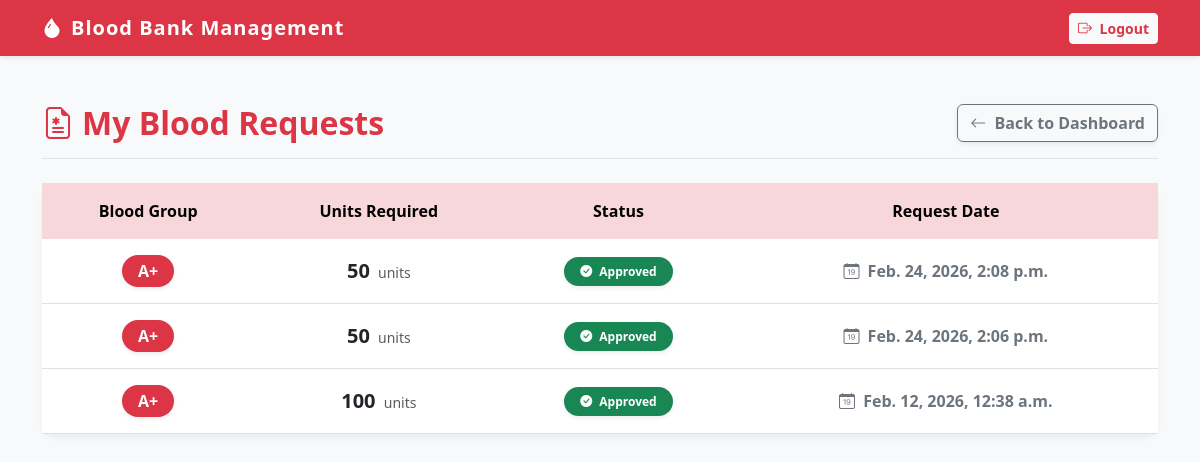
Page /requests/my-requests/ (signed in) on the earlier database version.
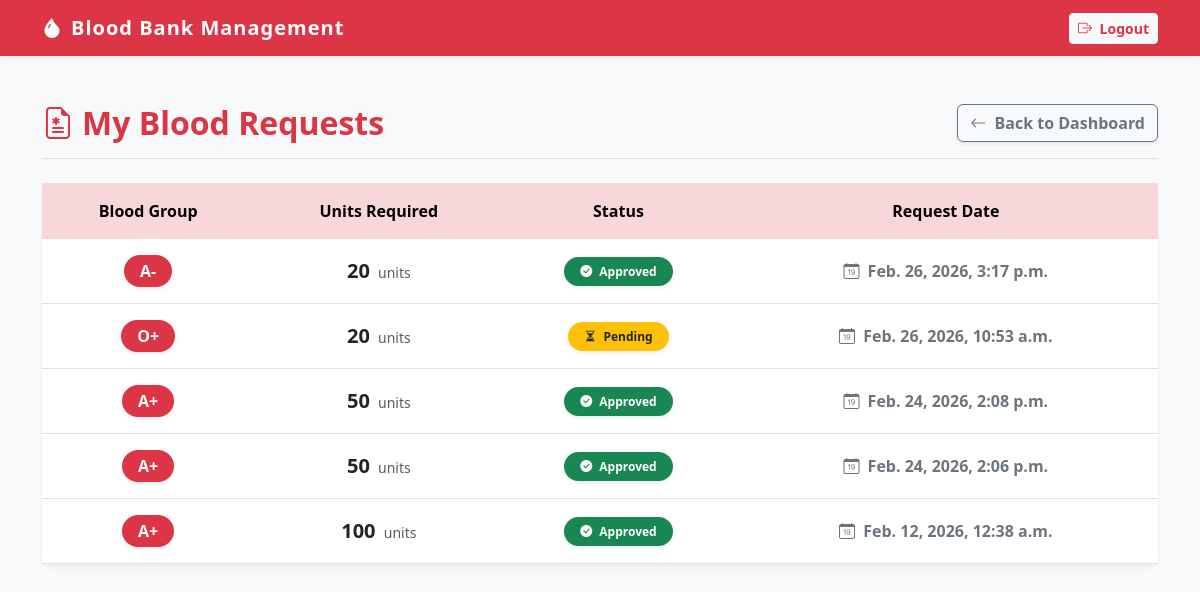
Same page on the later database version.
### requests_app/models.py (models this page shows, shortened)
class BloodRequest(models.Model):
    STATUS_CHOICES = (
        ('PENDING', 'Pending'),
        ('APPROVED', 'Approved'),
        ('REJECTED', 'Rejected'),
    )
    user = models.ForeignKey(User, on_delete=models.CASCADE)
    blood_group = models.ForeignKey(BloodGroup, on_delete=models.CASCADE)
    units_required = models.PositiveIntegerField()
    status = models.CharField(
        max_length=20,
        choices=STATUS_CHOICES,
        default='PENDING'
    )
    request_date = models.DateTimeField(auto_now_add=True)

### inventory/models.py (models this page shows)
class BloodGroup(models.Model):
    blood_group = models.CharField(max_length=5, unique=True)
    def __str__(self):
        return self.blood_group

### requests_app/views.py (the view)
# urls.py: path('my-requests/', views.my_requests, name='my_requests'),
@login_required
def my_requests(request):
    requests = BloodRequest.objects.filter(
        user=request.user
    ).order_by('-request_date')
    return render(request, 'my_requests.html', {
        'requests': requests
    })

### templates/my_requests.html (shortened to what the changed rows need)
<!DOCTYPE html>
<html lang="en">
<head>
    <link href="https://cdn.jsdelivr.net/npm/bootstrap@5.3.0/dist/css/bootstrap.min.css" rel="stylesheet">
    <link rel="stylesheet" href="https://cdn.jsdelivr.net/npm/bootstrap-icons@1.10.5/font/bootstrap-icons.css">
</head>
<body>
    <div class="container mt-5">
        <div class="d-flex justify-content-between align-items-center mb-4 border-bottom pb-3">
            <h2 class="text-danger fw-bold mb-0">
                <i class="bi bi-file-earmark-medical me-2"></i>My Blood Requests
            </h2>
        </div>
        {% if requests %}
            <div class="card mb-5">
                <div class="card-body p-0">
                    <div class="table-responsive">
                        <table class="table table-hover table-borderless align-middle text-center mb-0">
                            <thead class="table-danger text-danger">
                                <tr>
                                    <th class="py-3">Blood Group</th>
                                    <th class="py-3">Units Required</th>
                                    <th class="py-3">Status</th>
                                    <th class="py-3">Request Date</th>
                                </tr>
                            </thead>
                            <tbody>
                                {% for req in requests %}
                                <tr class="border-bottom">
                                    <td class="py-3">
                                        <span class="badge bg-danger fs-6 px-3 py-2 rounded-pill shadow-sm">
                                            {{ req.blood_group }}
                                        </span>
                                    </td>
                                    <td>
                                        <span class="fw-bold fs-5 text-dark">{{ req.units_required }}</span>
                                        <span class="text-muted small ms-1">units</span>
                                    </td>
                                    <td>
                                        {% if req.status == "PENDING" %}
                                            <span class="badge bg-warning text-dark px-3 py-2 rounded-pill shadow-sm">
                                                <i class="bi bi-hourglass-split me-1"></i> Pending
                                            </span>
                                        {% elif req.status == "APPROVED" %}
                                            <span class="badge bg-success px-3 py-2 rounded-pill shadow-sm">
                                                <i class="bi bi-check-circle-fill me-1"></i> Approved
                                            </span>
                                        {% else %}
                                            <span class="badge bg-dark px-3 py-2 rounded-pill shadow-sm">
                                                <i class="bi bi-x-circle-fill me-1"></i> Rejected
                                            </span>
                                        {% endif %}
                                    </td>
                                    <td class="text-secondary fw-semibold">
                                        <i class="bi bi-calendar-date me-1"></i> {{ req.request_date }}
                                    </td>
                                </tr>
                                {% endfor %}
                            </tbody>
                        </table>
                    </div>
                </div>
            </div>
        {% endif %}
    </div>
</body>
</html>

Differences in the rows shown:
added BloodRequest: blood_group "A-", units_required "20", status "APPROVED" (drawn), request_date "Feb. 26, 2026, 3:17 p.m."
added BloodRequest: blood_group "O+", units_required "20", status "PENDING" (drawn), request_date "Feb. 26, 2026, 10:53 a.m."
